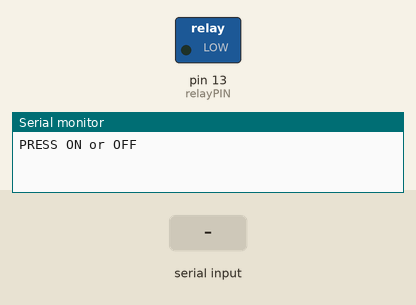
Simulated run of this sketch. Board: Arduino Uno, built with avr-gcc and run on an emulated ATmega328P. On the bench: switched loads named in the sketch (green lamp = pin HIGH), the last lines printed to the serial monitor. The inputs (shaded band) are chosen by the test bench.

Above: at 1.2 s.
1.3 s: "on\n" received over Serial
At 1.8 s:
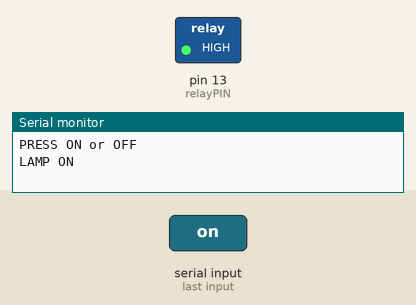
2.8 s: "off\n" received over Serial
At 4.5 s:
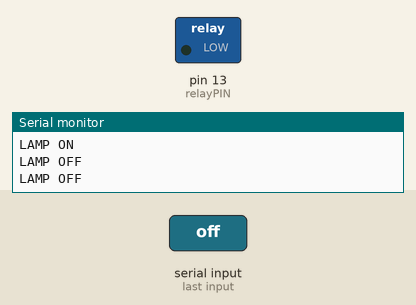
Timing chart, 0 to 6.0 s (numbered marks = the images above; inputs shaded):
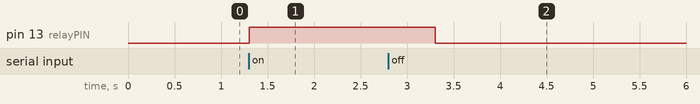

Measured:
- after the input at 1.3 s, pin 13 (relayPIN): LOW → HIGH at once
- after the input at 2.8 s, pin 13 (relayPIN): HIGH → LOW after 0.50 s

The sketch:

InputRelay.ino
```cpp
int relayPIN = 13; //Menginisiasi variabel untuk pin relay
String input;
void setup()
{
  Serial.begin(9600);
  pinMode(relayPIN, OUTPUT);
  while (!Serial);
  Serial.println("PRESS ON or OFF");
}
void loop()
{
  while (Serial.available()>0){
  input = Serial.readStringUntil('\n');
  }
  //  Bila diketikkan on, maka lamp menyala
  if (input=="on"){
    digitalWrite(relayPIN, HIGH);
    Serial.println("LAMP ON");
    delay(1000);
    }
  //  Bila diketikkan off, maka lamp padam
  if (input=="off"){
    digitalWrite(relayPIN, LOW);
    Serial.println("LAMP OFF");
    delay(1000);
    }
}
```
